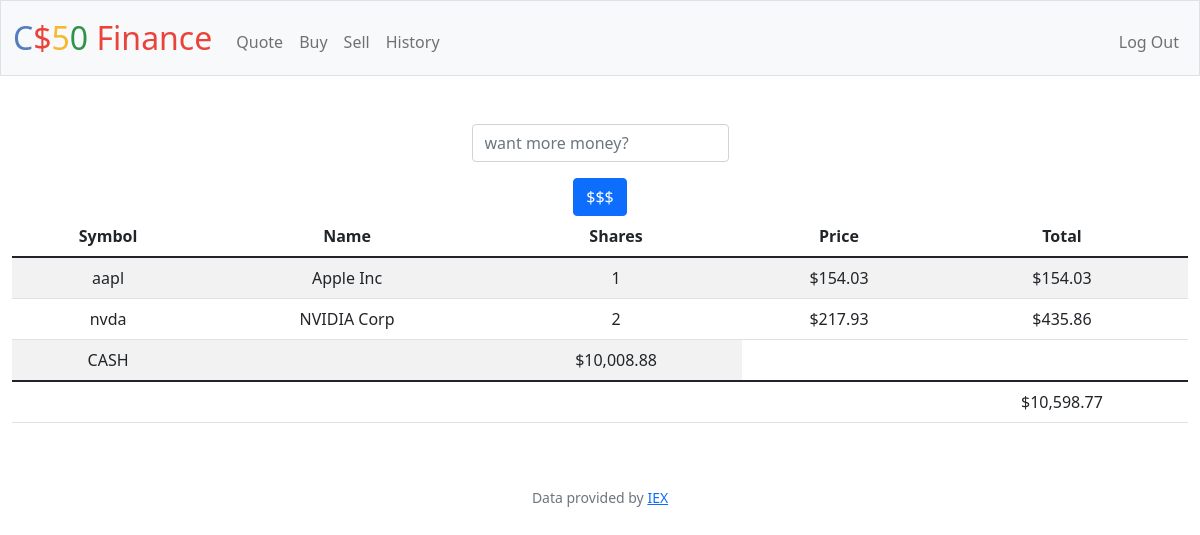
The page / (signed in) on the database its author committed.
### tables this page shows
CREATE TABLE purchases (
 id INTEGER PRIMARY KEY AUTOINCREMENT,
 user_id INTEGER NOT NULL REFERENCES users(id),
 name TEXT NOT NULL,   
 shares INTEGER NOT NULL,
 price NUMERIC NOT NULL,
 status TEXT NOT NULL,
 symbol TEXT NOT NULL,
 time TIMESTAMP DEFAULT CURRENT_TIMESTAMP
);

### app.py (the view)
@app.route("/")
@login_required
def index():
    user_id = session["user_id"]
    stocks = db.execute(
        "SELECT symbol, name, price, SUM(shares) as allshares FROM purchases WHERE user_id = ? GROUP BY symbol", user_id)
    cash = db.execute("SELECT cash FROM users WHERE id = ?", user_id)[0]["cash"]
    grandtotal = cash
    for stock in stocks:
        grandtotal += stock["price"] * stock["allshares"]
    return render_template("index.html", stocks=stocks, cash=usd(cash), grandtotal=grandtotal, usd=usd)

### app.py (called while the page is built)
@app.after_request
def after_request(response):
    response.headers["Cache-Control"] = "no-cache, no-store, must-revalidate"
    response.headers["Expires"] = 0
    response.headers["Pragma"] = "no-cache"
    return response

### helpers.py (called while the page is built)
def login_required(f):
    @wraps(f)
    def decorated_function(*args, **kwargs):
        if session.get("user_id") is None:
            return redirect("/login")
        return f(*args, **kwargs)
    return decorated_function

def usd(value):
    return f"${value:,.2f}"

### templates/index.html (shortened to what this page needs)
{% extends "layout.html" %}
{% block main %}
<table class="table table-striped">
    <thead>
        <tr>
            <th>Symbol</th>
            <th>Name</th>
            <th>Shares</th>
            <th>Price</th>
            <th>Total</th>
        </tr>
    </thead>
    <tbody>
        {% for stock in stocks %}
        <tr>
            <td> {{ stock["symbol"] }} </td>
            <td> {{ stock["name"] }} </td>
            <td> {{ stock["allshares"] }} </td>
            <td> {{ usd(stock["price"]) }} </td>
            <td> {{ usd(stock["allshares"] * stock["price"]) }} </td>
        </tr>
        {% endfor %}
        <tr>
            <td>CASH</td>
            <td colsapn="3"></td>
            <td>{{cash}}</td>
        </tr>
    </tbody>
    <tfoot>
        <tr>
            <td colspan="4"></td>
            <td>
                {{ usd(grandtotal) }}
            </td>
        </tr>
        <form action="/addmoney" method="post">
            <div class="mb-3">
                <input class="form-control mx-auto w-auto" id="addmoney" name="addmoney" placeholder="want more money?" type="number">
            </div>
            <button class="btn btn-primary" type="submit">$$$</button>
        </form>
    </tfoot>
</table>
{% endblock %}

### templates/layout.html (shortened to what this page needs)
<!DOCTYPE html>
<html lang="en">
    <head>
        <link href="https://cdn.jsdelivr.net/npm/bootstrap@5.1.3/dist/css/bootstrap.min.css" rel="stylesheet">
        <link href="/static/styles.css" rel="stylesheet">
    </head>
    <body>
        <nav class="bg-light border navbar navbar-expand-md navbar-light">
            <div class="container-fluid">
                <a class="navbar-brand" href="/"><span class="blue">C</span><span class="red">$</span><span class="yellow">5</span><span class="green">0</span> <span class="red">Finance</span></a>
                <div class="collapse navbar-collapse" id="navbar">
                    {% if session["user_id"] %}
                        <ul class="navbar-nav me-auto mt-2">
                            <li class="nav-item"><a class="nav-link" href="/quote">Quote</a></li>
                            <li class="nav-item"><a class="nav-link" href="/buy">Buy</a></li>
                            <li class="nav-item"><a class="nav-link" href="/sell">Sell</a></li>
                            <li class="nav-item"><a class="nav-link" href="/history">History</a></li>
                        </ul>
                        <ul class="navbar-nav ms-auto mt-2">
                            <li class="nav-item"><a class="nav-link" href="/logout">Log Out</a></li>
                        </ul>
                    {% else %}
                        <ul class="navbar-nav ms-auto mt-2">
                            <li class="nav-item"><a class="nav-link" href="/register">Register</a></li>
                            <li class="nav-item"><a class="nav-link" href="/login">Log In</a></li>
                        </ul>
                    {% endif %}
                </div>
            </div>
        </nav>
        <main class="container-fluid py-5 text-center">
            {% block main %}{% endblock %}
        </main>
        <footer class="mb-5 small text-center text-muted">
            Data provided by <a href="https://iexcloud.io/">IEX</a>
        </footer>
    </body>
</html>

### static/styles.css (style rules this page uses)
nav .navbar-brand { font-size: xx-large; }
nav .navbar-brand .blue { color: #537fbe; }
nav .navbar-brand .red { color: #ea433b; }
nav .navbar-brand .yellow { color: #f5b82e; }
nav .navbar-brand .green { color: #2e944b; }

### rows shown on the page
purchases: symbol "aapl", name "Apple Inc", allshares "1", price "$154.03", usd(stock['allshares']*stock['price']) "$154.03"
purchases: symbol "nvda", name "NVIDIA Corp", allshares "2", price "$217.93", allshares "$435.86"

### other values the page prints
{{ cash }} "$10,008.88"
{{ usd(grandtotal) }} "$10,598.77"
